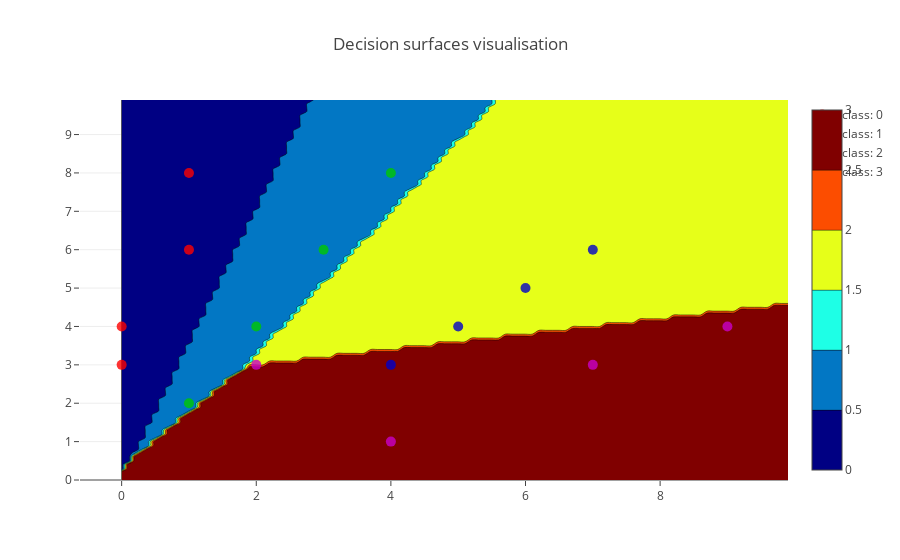

The notebook cell this image was saved under:
### Code cell
def predict(X, W, b):
    _, A = forward(X,None,W,b, cross_entropy=False)
    _, H = t.max(A,0,keepdim=True)
    return H
    
    
colors = ['rgba(252, 0, 0, .8)', 'rgba(0, 200, 0, .8)', 'rgba(0, 0, 200, .8)', 'rgba(200, 0, 200, .8)']
dots = []
for k in range(K):
    x = X.data.numpy()[0,k*4:(k+1)*4]
    y = X.data.numpy()[1,k*4:(k+1)*4]
    trace = go.Scatter(x = x, 
                       y = y,
                       name = f'class: {k}',
                       mode = 'markers',
                       marker = { 'size'  : 10,
                                  'color' : colors[k]} )

    dots.append(trace)
    
    

x1, x2 = np.meshgrid(np.arange(0, 10, 0.1),
                     np.arange(0, 10, 0.1))

dp = np.row_stack((x1.ravel(),x2.ravel())).astype(np.float32)
#to tensor
tdp = t.from_numpy(dp)
#to variable
vdp = Variable(tdp, requires_grad=False)


prediction = predict(vdp, W, b)

p = prediction.data.numpy()
p = p.reshape(100,100)


cntr =  {'z': p,
        'colorscale':'Jet',
        'type': u'contour',
        'dx': 0.1,
        'x0': 0,
        'dy': 0.1,
        'y0': 0 }

data = go.Data([go.Contour(cntr)])

data = data + dots

layout = dict(title = 'Decision surfaces visualisation')

fig = dict(data=data, layout=layout)
    
plotly.offline.iplot(fig)

### Figure 1 — Plotly figure (JSON) as saved in the notebook; plotly's stock layout.template omitted (floating-point values rounded to 4 significant figures; data arrays with more than 128 entries replaced by an {"elided": "..."} marker saying what was removed)
{"data": [{"colorscale": "Jet", "dx": 0.1, "dy": 0.1, "type": "contour", "x0": 0, "y0": 0, "z": {"elided": "100x100 int values"}}, {"marker": {"color": "rgba(252, 0, 0, .8)", "size": 10}, "mode": "markers", "name": "class: 0", "type": "scatter", "x": [1, 1, 0, 0], "y": [8, 6, 4, 3]}, {"marker": {"color": "rgba(0, 200, 0, .8)", "size": 10}, "mode": "markers", "name": "class: 1", "type": "scatter", "x": [4, 3, 2, 1], "y": [8, 6, 4, 2]}, {"marker": {"color": "rgba(0, 0, 200, .8)", "size": 10}, "mode": "markers", "name": "class: 2", "type": "scatter", "x": [7, 6, 5, 4], "y": [6, 5, 4, 3]}, {"marker": {"color": "rgba(200, 0, 200, .8)", "size": 10}, "mode": "markers", "name": "class: 3", "type": "scatter", "x": [9, 7, 4, 2], "y": [4, 3, 1, 3]}], "layout": {"title": "Decision surfaces visualisation"}}
